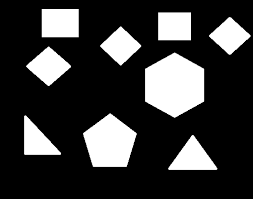
#> input picture images/binary.png, 253 x 199 px
$ python expt7-ws.py   (older library calls are emulated)
#> lines starting #> are read from the running program, lines starting #| are printed output that depends on the picture
import numpy as np
from PIL import Image
import random
from collections import deque
import cv2

def flood_fill(image, labels, current_label, start_y, start_x, tolerance):
    # BFS, mark only pixels as same component if values < tolereance
    queue = deque([(start_y, start_x)])
    labels[start_y, start_x] = current_label
    h,w = image.shape
    directions = [(0, 1), (0, -1), (1, 0), (-1, 0)]

    while queue:
        cy, cx = queue.popleft()
        for dy, dx in directions:
            ny, nx = cy + dy, cx + dx
            if 0 <= ny < h and 0 <= nx < w and labels[ny, nx] == -1:
                if abs(image[ny, nx] - image[cy, cx]) < tolerance:
                    labels[ny, nx] = current_label
                    queue.append((ny, nx))

def watershed_segmentation(gradient, tolerance):
    h, w = gradient.shape
    labels = -np.ones_like(gradient, dtype=np.int32)
    current_label = 0

    sorted_grad = np.argsort(gradient.ravel())

    for index in sorted_grad:
        y = index // w
        x = index % w

        if labels[y, x] == -1:
            flood_fill(gradient, labels, current_label, y, x, tolerance)
            current_label += 1

    return labels, current_label

image = Image.open('./images/binary.png').convert('L')
image = np.array(image)
gx = cv2.Sobel(image, cv2.CV_64F, 1, 0, ksize=3)
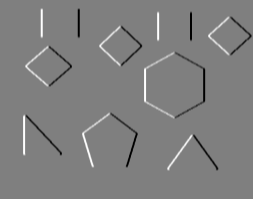
#> gx: shape (199, 253) float64; min -1020, max 1020, mean 0; drawn with min black and max white
gy = cv2.Sobel(image, cv2.CV_64F, 0, 1, ksize=3)
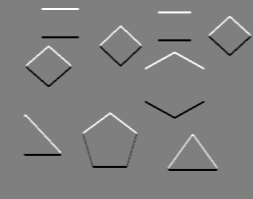
#> gy: shape (199, 253) float64; min -1020, max 1020, mean 0; drawn with min black and max white
grad = cv2.magnitude(gx, gy)
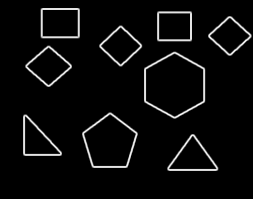
#> grad: shape (199, 253) float64; min 0, max 1140.4, mean 49.7; drawn with min black and max white
grad = grad.astype(np.float32)

labels, num_labels = watershed_segmentation(grad, 10)
#> the loop in watershed_segmentation, `for index in sorted_grad:` made 50347 passes
#> (index, y, x, h in flood_fill, w in flood_fill, directions in flood_fill) on passes 1 to 2: (33031, 130, 141, 199, 253, [(0, 1), (0, -1), (1, 0), (-1, 0)]), (33014, 130, 124, 199, 253, [(0, 1), (0, -1), (1, 0), (-1, 0)])
#> (y, x) on passes 96, 3116: (130, 28), (143, 189)
#> after the loop in watershed_segmentation, `for index in sorted_grad:`: current_label = 2803
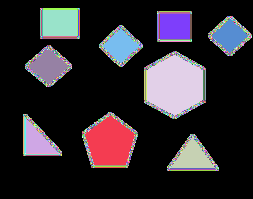
#> labels: shape (199, 253) int32; 2803 distinct labels, from 0 to 2802; one colour per label, 0 black
#> num_labels = 2803

col_map = [(0, 0, 0)]   # 0 for all background images
random.seed(42)
for _ in range(num_labels):
    r = random.randint(50, 255)
    g = random.randint(50, 255)
    b = random.randint(50, 255)
    col_map.append((r,g,b))

result_image = np.zeros((image.shape[0], image.shape[1], 3), dtype=np.uint8)
for y in range(labels.shape[0]):
    for x in range(labels.shape[1]):
        result_image[y, x] = col_map[labels[y, x]]
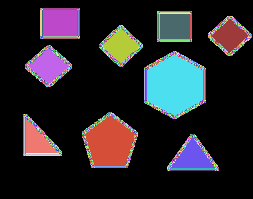
#> result_image: shape (199, 253, 3); mean of channels 0, 1, 2 39.1, 36.3, 41; drawn as R, G, B

Image.fromarray(result_image, "RGB").show()

# [22 lines of commented-out code are left out]
